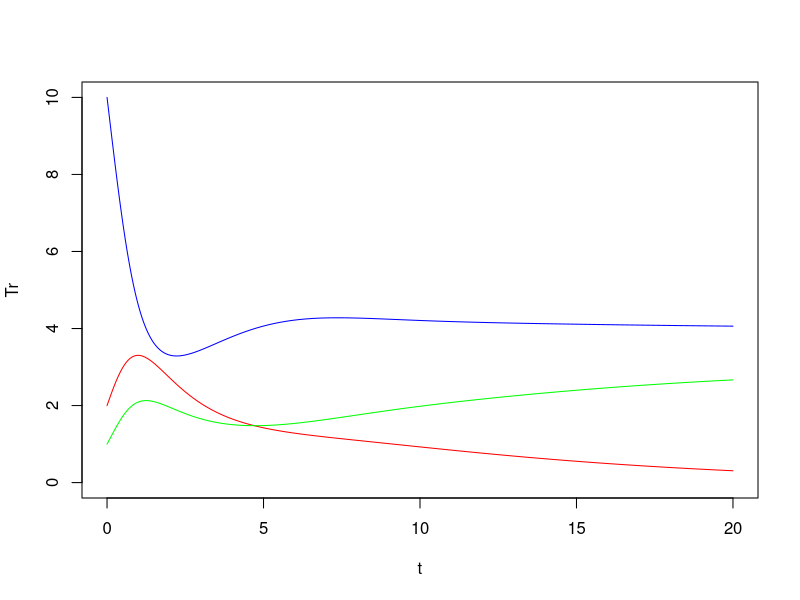
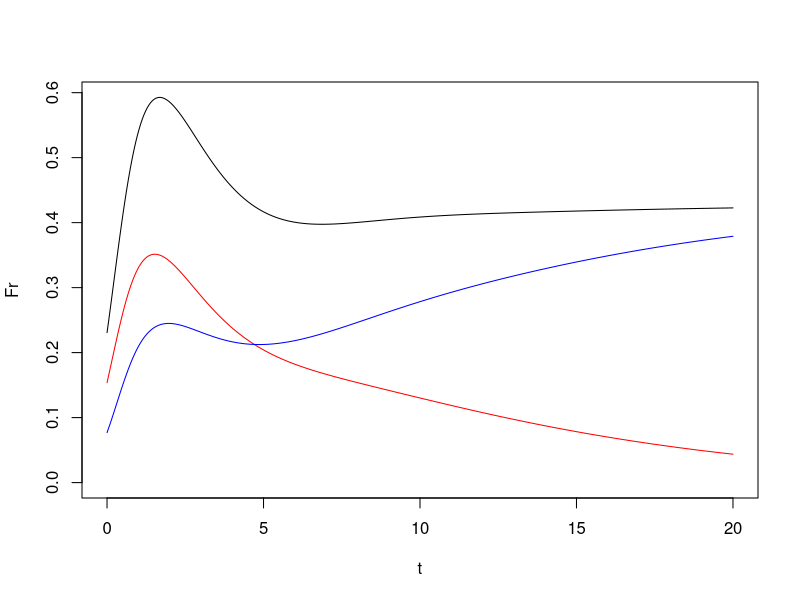

These figures' R source, in order:
# Same as Eb1 with drug resistance

tn = 20  # years
t0 = 0    # initial time
h  = 0.001 

t = seq(from=t0, to=tn, by=h)

nt = length(t)

Tr = rep(NA, nt,)
Is = rep(NA, nt,)
Ir = rep(NA, nt,)
N = rep(NA, nt,)
FrIs = rep(NA, nt,)
FrIr = rep(NA, nt,)
Fr = rep(NA, nt,)

# Initial conditions
Tr[1] = 10
Is[1] = 2
Ir[1] = 1
N[1] = Tr[1]+Is[1]+Ir[1]
FrIs[1] = Is[1]/N[1]
FrIr[1] = Ir[1]/N[1]
Fr[1] = (Is[1]+Ir[1])/N[1]

# Value of Parameters
lambda = 5
delta = 0.5
br = 0.25
bs = 0.24
a = 1
mu = 10^(-5)
epsilon = 0.1

Tr[1] = lambda/delta

for (j in 1:(nt-1) ){
  Tr[j+1] = Tr[j] + h*( lambda - delta*Tr[j] - ( (1-epsilon)*bs*Is[j] + br*Ir[j])*Tr[j]  )
  
  Is[j+1] = Is[j] + h*( (1-epsilon)*(1-mu)*bs*Is[j]*Tr[j] - a*Is[j] )
  Ir[j+1] = Ir[j] + h*( br*Tr[j]*Ir[j] - a*Ir[j] + (1-epsilon)*mu*bs*Is[j]*Tr[j]  )

  N[j+1] = Tr[j+1]+Is[j+1]+Ir[j+1]
  
  FrIs[j+1] = Is[j+1]/N[j+1]
  FrIr[j+1] = Ir[j+1]/N[j+1]
  
  Fr[j+1] = (Is[j+1]+Ir[j+1])/N[j+1]
}

#dev.off()

#plot(t[which(t == 5):length(t)], Tr[which(t == 5):length(t)], type="l", col="blue", ylim=c(0,max(Tr, Is, Ir)) )
plot(t, Tr, type="l", col="blue", ylim=c(0,max(Tr, Is, Ir)) )
lines(t, Is, type="l", col="red")
lines(t, Ir, type="l", col="green")

plot(t, Fr, type="l", col="black", ylim=c(0,max(Fr, FrIs, FrIr)) )
lines(t, FrIs, type="l", col="red")
lines(t, FrIr, type="l", col="blue")
